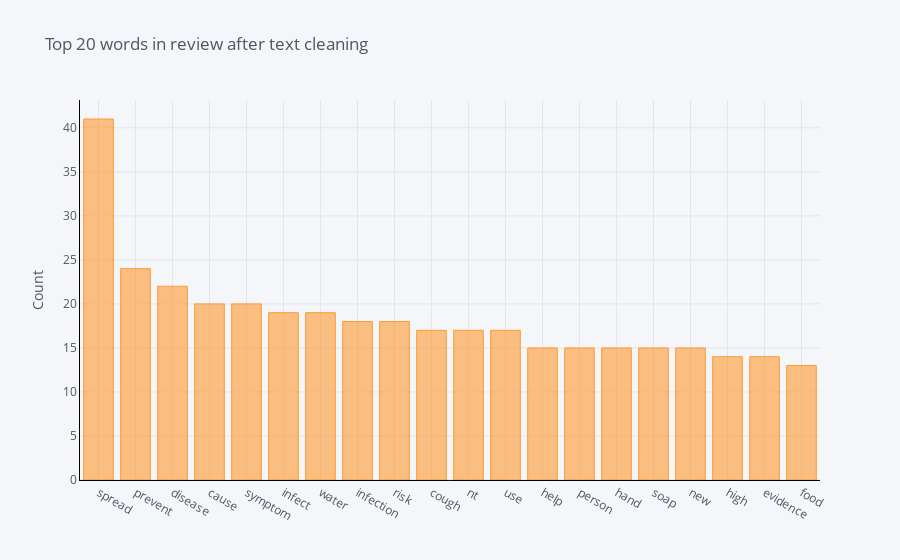

The cell this chart's notebook holds for it:
### Code cell
common_words = get_top_n_words(covid_data['clean_stop'], 20)
for word, freq in common_words:
    print(word, freq)
df2 = pd.DataFrame(common_words, columns = ['clean_stop' , 'count'])
df2.groupby('clean_stop').sum()['count'].sort_values(ascending=False).iplot(
kind='bar', yTitle='Count', linecolor='black', title='Top 20 words in review after text cleaning')

### Figure 1 — Plotly figure (JSON) as saved in the notebook; plotly's stock layout.template omitted (floating-point values rounded to 4 significant figures)
{"data": [{"marker": {"color": "rgba(255, 153, 51, 0.6)", "line": {"color": "rgba(255, 153, 51, 1.0)", "width": 1}}, "name": "count", "orientation": "v", "text": "", "type": "bar", "x": ["spread", "prevent", "disease", "cause", "symptom", "infect", "water", "infection", "risk", "cough", "nt", "use", "help", "person", "hand", "soap", "new", "high", "evidence", "food"], "y": [41, 24, 22, 20, 20, 19, 19, 18, 18, 17, 17, 17, 15, 15, 15, 15, 15, 14, 14, 13]}], "layout": {"legend": {"bgcolor": "#F5F6F9", "font": {"color": "#4D5663"}}, "paper_bgcolor": "#F5F6F9", "plot_bgcolor": "#F5F6F9", "title": {"font": {"color": "#4D5663"}, "text": "Top 20 words in review after text cleaning"}, "xaxis": {"gridcolor": "#E1E5ED", "linecolor": "black", "showgrid": true, "tickfont": {"color": "#4D5663"}, "title": {"font": {"color": "#4D5663"}, "text": ""}, "zerolinecolor": "#E1E5ED"}, "yaxis": {"gridcolor": "#E1E5ED", "linecolor": "black", "showgrid": true, "tickfont": {"color": "#4D5663"}, "title": {"font": {"color": "#4D5663"}, "text": "Count"}, "zerolinecolor": "#E1E5ED"}}}
